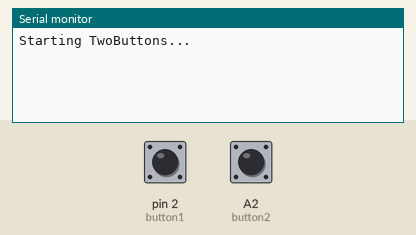
Simulated run of this sketch. Board: Arduino Leonardo, built with avr-gcc and run on an emulated ATmega32U4. Shown: the last lines printed to the serial monitor. The test bench sets the inputs (shaded band); at power-on: pin 2 (button1) HIGH, A2 (button2) HIGH.

Above: at 1.2 s.
1.3 s: pin 2 (button1) pulled LOW for 0.15 s
At 2.4 s:
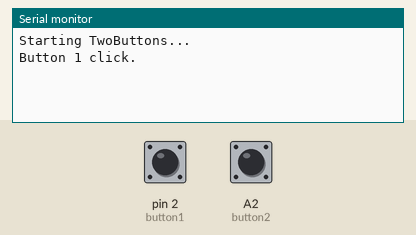
3.4 s: A2 (button2) pulled LOW for 1 s
At 5.0 s:
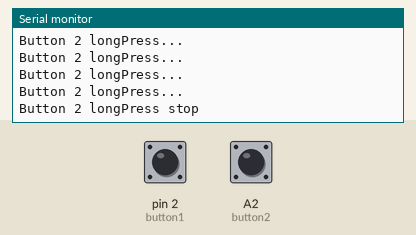
5.9 s: pin 2 (button1) pulled LOW for 1 s
At 8.1 s:
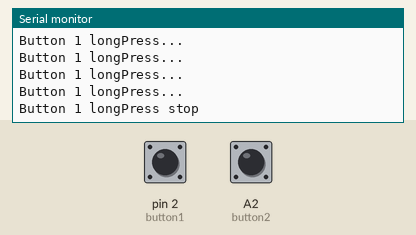
8.4 s: A2 (button2) pulled LOW for 0.15 s
At 9.8 s:
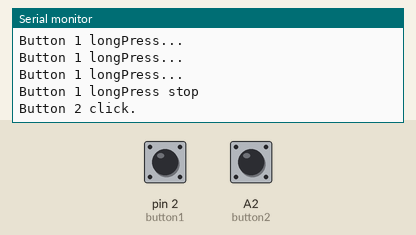
10.0 s: pin 2 (button1) pulsed LOW 2 times (0.12 s each, 0.3 s apart)
At 11.6 s:
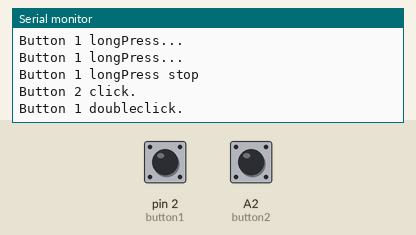

Measured:
- after the input at 1.3 s, the serial monitor: prints a new line after 0.61 s (image 1)
- after the input at 3.4 s, the serial monitor: prints a new line after 0.86 s (image 2)
- after the input at 5.9 s, the serial monitor: prints a new line after 0.86 s (image 3)
- after the input at 8.4 s, the serial monitor: prints a new line after 0.61 s (image 4)
- after the input at 10.0 s, the serial monitor: prints a new line after 0.48 s (image 5)

The sketch:

example3_ch_flag_using_button_lib.ino
```cpp
/*
 This is a sample sketch to show how to use the OneButtonLibrary
 to detect click events on 2 buttons in parallel.
 The library internals are explained at
 http://www.mathertel.de/Arduino/OneButtonLibrary.aspx

 Setup a test circuit:
 * Connect a pushbutton to pin A1 (ButtonPin) and ground.
 * Connect a pushbutton to pin A2 (ButtonPin) and ground.
 * The Serial interface is used for output the detected button events.

 The Sketch shows how to setup the library and bind 2 buttons to their functions.
 In the loop function the button1.tick and button2.tick functions have to be called as often as you like.
 */

// 01.03.2014 created by Matthias Hertel
// ... and working.

/* Sample output:

Starting TwoButtons...
Button 1 click.
Button 2 click.
Button 1 doubleclick.
Button 2 doubleclick.
Button 1 longPress start
Button 1 longPress...
Button 1 longPress...
Button 1 longPress...
Button 1 longPress stop
Button 2 longPress start
Button 2 longPress...
Button 2 longPress...
Button 2 longPress stop

*/

#include "OneButton.h"

// Setup a new OneButton on pin A1.
OneButton button1(2, true);
// Setup a new OneButton on pin A2.
OneButton button2(A2, true);


// setup code here, to run once:
void setup() {
  // Setup the Serial port. see http://arduino.cc/en/Serial/IfSerial
  Serial.begin(9600);
  while (!Serial) {
    ; // wait for serial port to connect. Needed for Leonardo only
  }
  Serial.println("Starting TwoButtons...");

  // link the button 1 functions.
  button1.attachClick(click1);
  button1.attachDoubleClick(doubleclick1);
  button1.attachLongPressStart(longPressStart1);
  button1.attachLongPressStop(longPressStop1);
  button1.attachDuringLongPress(longPress1);

  // link the button 2 functions.
  button2.attachClick(click2);
  button2.attachDoubleClick(doubleclick2);
  button2.attachLongPressStart(longPressStart2);
  button2.attachLongPressStop(longPressStop2);
  button2.attachDuringLongPress(longPress2);

} // setup


// main code here, to run repeatedly:
void loop() {
  // keep watching the push buttons:
  button1.tick();
  button2.tick();

  // You can implement other code in here or just wait a while
  delay(10);
} // loop


// ----- button 1 callback functions

// This function will be called when the button1 was pressed 1 time (and no 2. button press followed).
void click1() {
  Serial.println("Button 1 click.");
} // click1


// This function will be called when the button1 was pressed 2 times in a short timeframe.
void doubleclick1() {
  Serial.println("Button 1 doubleclick.");
} // doubleclick1


// This function will be called once, when the button1 is pressed for a long time.
void longPressStart1() {
  Serial.println("Button 1 longPress start");
} // longPressStart1


// This function will be called often, while the button1 is pressed for a long time.
void longPress1() {
  Serial.println("Button 1 longPress...");
} // longPress1


// This function will be called once, when the button1 is released after beeing pressed for a long time.
void longPressStop1() {
  Serial.println("Button 1 longPress stop");
} // longPressStop1


// ... and the same for button 2:

void click2() {
  Serial.println("Button 2 click.");
} // click2


void doubleclick2() {
  Serial.println("Button 2 doubleclick.");
} // doubleclick2


void longPressStart2() {
  Serial.println("Button 2 longPress start");
} // longPressStart2


void longPress2() {
  Serial.println("Button 2 longPress...");
} // longPress2

void longPressStop2() {
  Serial.println("Button 2 longPress stop");
} // longPressStop2


// End
```
